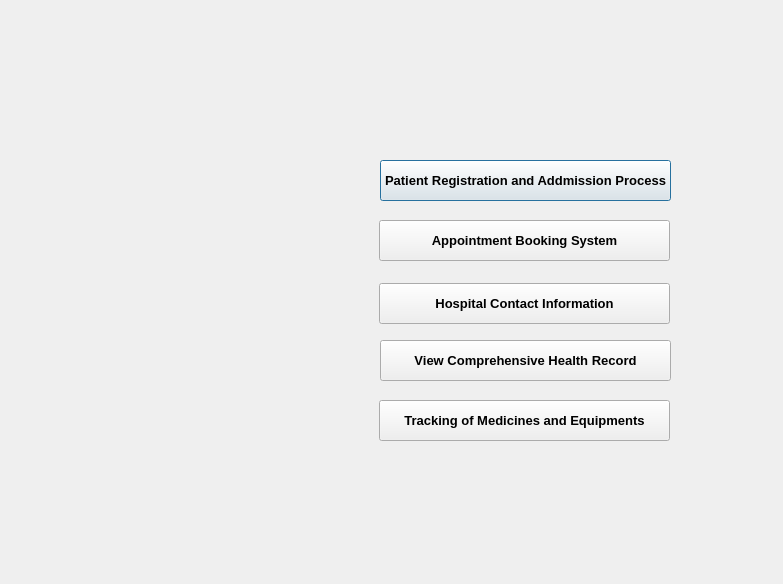
<?xml version="1.0" encoding="UTF-8"?>
<ui version="4.0">
 <class>SecDialog</class>
 <widget class="QDialog" name="SecDialog">
  <property name="geometry">
   <rect>
    <x>0</x>
    <y>0</y>
    <width>783</width>
    <height>584</height>
   </rect>
  </property>
  <property name="windowTitle">
   <string>Dialog</string>
  </property>
  <widget class="QLabel" name="label2">
   <property name="geometry">
    <rect>
     <x>-2</x>
     <y>-5</y>
     <width>791</width>
     <height>591</height>
    </rect>
   </property>
   <property name="text">
    <string/>
   </property>
  </widget>
  <widget class="QPushButton" name="pushButton_1">
   <property name="geometry">
    <rect>
     <x>380</x>
     <y>160</y>
     <width>291</width>
     <height>41</height>
    </rect>
   </property>
   <property name="font">
    <font>
     <pointsize>10</pointsize>
     <bold>true</bold>
    </font>
   </property>
   <property name="text">
    <string>Patient Registration and Addmission Process</string>
   </property>
  </widget>
  <widget class="QPushButton" name="pushButton_2">
   <property name="geometry">
    <rect>
     <x>379</x>
     <y>220</y>
     <width>291</width>
     <height>41</height>
    </rect>
   </property>
   <property name="font">
    <font>
     <pointsize>10</pointsize>
     <bold>true</bold>
    </font>
   </property>
   <property name="text">
    <string>Appointment Booking System</string>
   </property>
  </widget>
  <widget class="QPushButton" name="pushButton_3">
   <property name="geometry">
    <rect>
     <x>379</x>
     <y>283</y>
     <width>291</width>
     <height>41</height>
    </rect>
   </property>
   <property name="font">
    <font>
     <pointsize>10</pointsize>
     <bold>true</bold>
    </font>
   </property>
   <property name="text">
    <string>Hospital Contact Information</string>
   </property>
  </widget>
  <widget class="QPushButton" name="pushButton_4">
   <property name="geometry">
    <rect>
     <x>380</x>
     <y>340</y>
     <width>291</width>
     <height>41</height>
    </rect>
   </property>
   <property name="font">
    <font>
     <pointsize>10</pointsize>
     <bold>true</bold>
    </font>
   </property>
   <property name="text">
    <string>View Comprehensive Health Record</string>
   </property>
  </widget>
  <widget class="QPushButton" name="pushButton_5">
   <property name="geometry">
    <rect>
     <x>379</x>
     <y>400</y>
     <width>291</width>
     <height>41</height>
    </rect>
   </property>
   <property name="font">
    <font>
     <pointsize>10</pointsize>
     <bold>true</bold>
    </font>
   </property>
   <property name="text">
    <string>Tracking of Medicines and Equipments</string>
   </property>
  </widget>
 </widget>
 <resources/>
 <connections/>
</ui>
